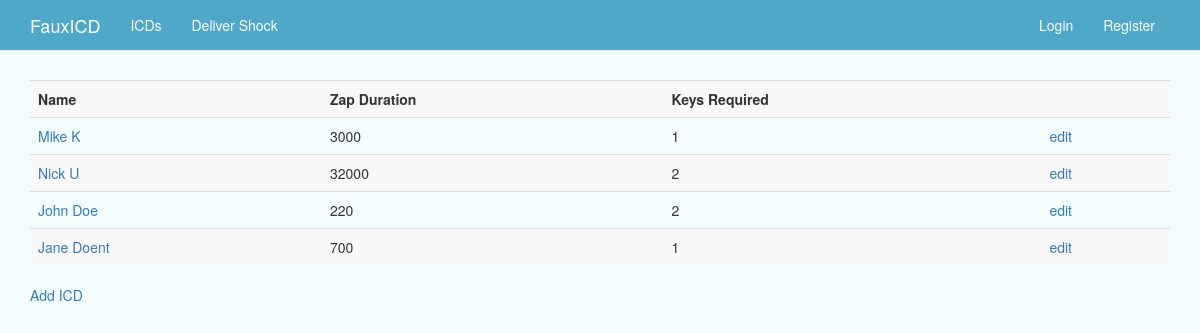
The app's page /icd_index/ with its own data.
### web/models.py (models this page shows, shortened)
class Icd(models.Model):
    name = models.CharField(max_length=128, unique=True)
    zap_duration = models.IntegerField(default=0) #duration of a zap in milliseconds
    keys_required = models.IntegerField(default=2) #num of encryption keys required to execute

### web/views.py (the view)
# urls.py: url(r'^icd_index/', views.icd_index, name='icd_index'),
def icd_index(request):
    icd_list = Icd.objects.all() #set the list of ICDs. Should return only one for demo
    context_dict = {'icd_list': icd_list}
    return render(request, 'web/icd_index.html',context_dict)

### templates/web/icd_index.html (shortened to what this page needs)
{% extends 'base.html' %}
{% block body_block %}
<div class="row">
  <div class="col-md-12">
    <table class="table table-striped">
      <tr>
          <th>Name</th>
          <th>Zap Duration</th>
          <th>Keys Required</th>
          <th></th>
      </tr>
      {% if icd_list %}
        {% for this_icd in icd_list %}
        <tr>
          <td><a href="{% url 'show_icd' id=this_icd.id %}">{{ this_icd.name }}</a></td>
          <td>{{ this_icd.zap_duration }}</td>
          <td>{{ this_icd.keys_required }}</td>
          <td><a href="{% url 'edit_icd' id=this_icd.id %}">edit</a></td>
        </tr>
        {% endfor %}
      {% endif %}
    </table>
  <div><a href="{% url 'add_icd' %}" >Add ICD</a></div>
  </div>
</div>
{% endblock %}

### public/static/css/custom.css (style rules this page uses)
body { background-color: #F4FDFD; }

### records on screen
Icd: name "Mike K", zap_duration "3000", keys_required "1"
Icd: name "Nick U", zap_duration "32000", keys_required "2"
Icd: name "John Doe", zap_duration "220", keys_required "2"
Icd: name "Jane Doent", zap_duration "700", keys_required "1"
